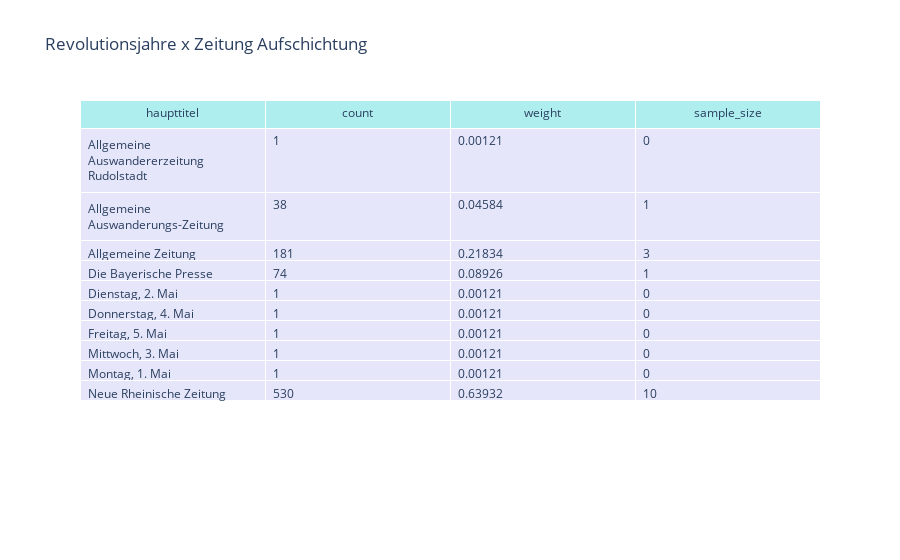

Here is the notebook cell this chart was saved with:
### Markdown cell above
Um ein gleichmässigeres Sampling zu gewährleisten werden die 15 Samples proportional aufgeteilt.

### Code cell
import sqlite3
import pandas as pd
import plotly.graph_objects as go

con = sqlite3.connect("Datenbank.db")
cur = con.cursor()
query = """SELECT haupttitel FROM my_data WHERE epochen_genres_strata = 'Revolutionsjahre x Zeitung'"""

total_count = cur.execute("SELECT COUNT(epochen_genres_strata) FROM my_data WHERE epochen_genres_strata='Revolutionsjahre x Zeitung'").fetchone()[0]

df = pd.read_sql_query(query, con)

haupttitel_count = df.groupby("haupttitel").size().reset_index(name="count")


haupttitel_count["weight"] = haupttitel_count["count"] / total_count

haupttitel_count["sample_size"] = round(haupttitel_count["weight"] * 15, 0)

haupttitel_count["weight"] = round(haupttitel_count['weight'], 5)

fig = go.Figure(data=[go.Table(
    header=dict(
        values=list(haupttitel_count.columns),
        fill_color="paleturquoise",
        align="center"
    ),
    cells=dict(
        values=[haupttitel_count[col] for col in haupttitel_count.columns],
        fill_color="lavender",
        align="left"
    )
)])

con.close()
fig.update_layout(title="Revolutionsjahre x Zeitung Aufschichtung")
fig.show()

### Figure 1 — Plotly figure (JSON) as saved in the notebook; plotly's stock layout.template omitted (floating-point values rounded to 4 significant figures)
{"data": [{"cells": {"align": "left", "fill": {"color": "lavender"}, "values": [["Allgemeine Auswandererzeitung Rudolstadt", "Allgemeine Auswanderungs-Zeitung", "Allgemeine Zeitung", "Die Bayerische Presse", "Dienstag, 2. Mai", "Donnerstag, 4. Mai", "Freitag, 5. Mai", "Mittwoch, 3. Mai", "Montag, 1. Mai", "Neue Rheinische Zeitung"], [1, 38, 181, 74, 1, 1, 1, 1, 1, 530], [0.00121, 0.04584, 0.2183, 0.08926, 0.00121, 0.00121, 0.00121, 0.00121, 0.00121, 0.6393], [0, 1, 3, 1, 0, 0, 0, 0, 0, 10]]}, "header": {"align": "center", "fill": {"color": "paleturquoise"}, "values": ["haupttitel", "count", "weight", "sample_size"]}, "type": "table"}], "layout": {"title": {"text": "Revolutionsjahre x Zeitung Aufschichtung"}}}
